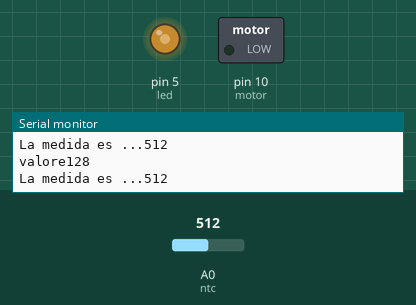
A sketch run on a simulated Arduino Uno, built with avr-gcc and run on an emulated ATmega328P. On the bench: switched loads named in the sketch (green lamp = pin HIGH), output pins drawn as LEDs (lit = HIGH), the last lines printed to the serial monitor. The test bench sets the inputs (shaded band); at power-on: A0 (ntc) = 512.

Above: at 1.8 s.
1.9 s: A0 (ntc) set to 1006
At 2.8 s:
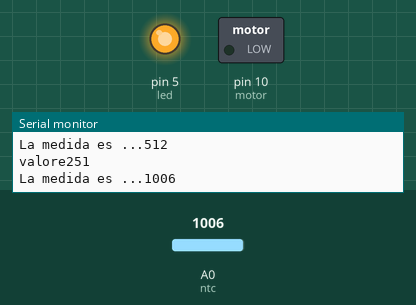
5.5 s: A0 (ntc) set to 1020
At 6.3 s:
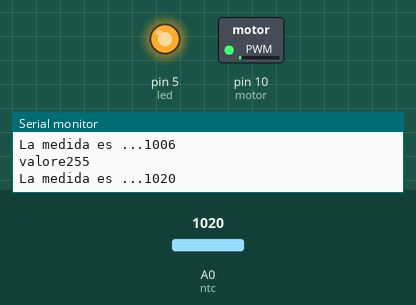
7.5 s: A0 (ntc) set to 716
At 8.8 s:
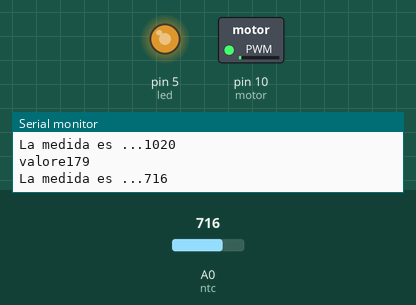
11.6 s: A0 (ntc) set to 122
At 12.3 s:
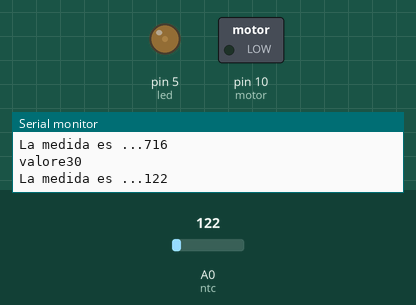
15.7 s: A0 (ntc) set to 5
At 16.6 s:
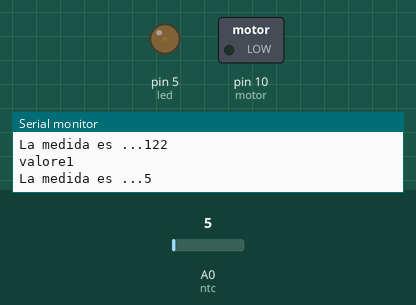
19.8 s: A0 (ntc) set to 2
At 20.9 s:
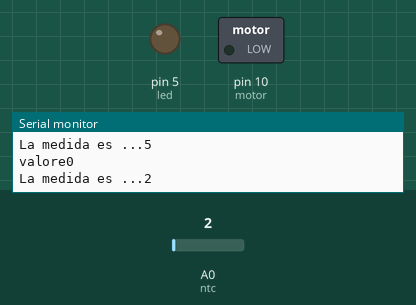
Timing chart, 0 to 22.5 s (numbered marks = the images above; inputs shaded):
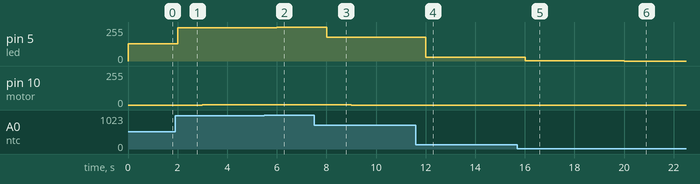

The sketch:

esercizio8_termostato.ino
```cpp
int led=5;
int ntc=0;
int motor=10;
int medida=0;
int nivel=205;
void setup(){
  pinMode(led,OUTPUT);
  pinMode(motor,OUTPUT);
  Serial.begin(9600);
  }

void monitoriza(){
  Serial.print("La medida es ...");
  Serial.println(medida);

  delay(1000);
  }


void loop(){
  medida=analogRead(ntc);
  analogWrite(5,medida/4);
  Serial.print("valore");
  Serial.println(medida/4);
 monitoriza();
  if(medida/4>nivel){
  digitalWrite(led,HIGH);
  analogWrite(motor,HIGH);
  }
  else{
    digitalWrite(led,LOW);
    digitalWrite(motor,LOW);
    }
}
```

Measured:
- after the input at 1.9 s, pin 5 (led): 128/255 → 251/255 after 0.10 s; pin 10 (motor): 0/255 → 1/255 after 1.1 s
- after the input at 5.5 s, pin 5 (led): 251/255 → 255/255 after 0.50 s
- after the input at 7.5 s, pin 5 (led): 255/255 → 179/255 after 0.51 s; pin 10 (motor): 1/255 → 0/255 after 1.5 s
- after the input at 11.6 s, pin 5 (led): 179/255 → 30/255 after 0.41 s
- after the input at 15.7 s, pin 5 (led): 30/255 → 1/255 after 0.31 s
- after the input at 19.8 s, pin 5 (led): 1/255 → 0/255 after 0.21 s
